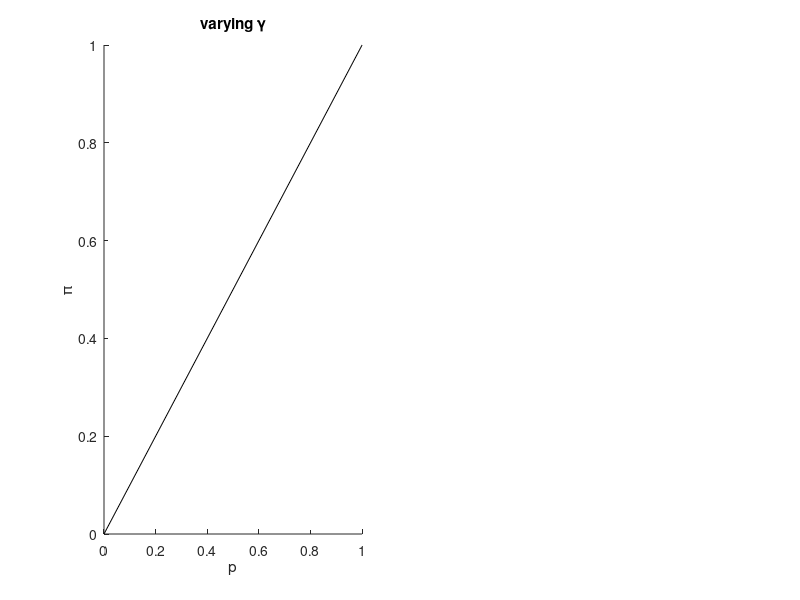

MATLAB code for this plot: (Note: this script raises an error after producing the figure.)
% beliefDistortionDemo.m
%
% reproduces fig. 2 of Zhang & Maloney 2012

trueP = 0.01:0.01:0.99;

figure;
subplot(1,2,1);
line([0,1],[0,1],'Color','k');
xlabel('p');
ylabel('\pi');
title('varying \gamma');
hold on;

allGamma = [0.2:0.4:1.8];
for k = 1:length(allGamma)
    q = [0.4,allGamma(k)];
    subjP = llo(trueP,q);
    plot(trueP,subjP,'b-');
end

subplot(1,2,2);
line([0,1],[0,1],'Color','k');
xlabel('p');
ylabel('\pi');
title('varying p_0');
hold on;

allP0 = [0.1:0.2:0.9];
for k = 1:length(allP0)
    q = [allP0(k),0.6];
    subjP = llo(trueP,q);
    plot(trueP,subjP,'b-');
end